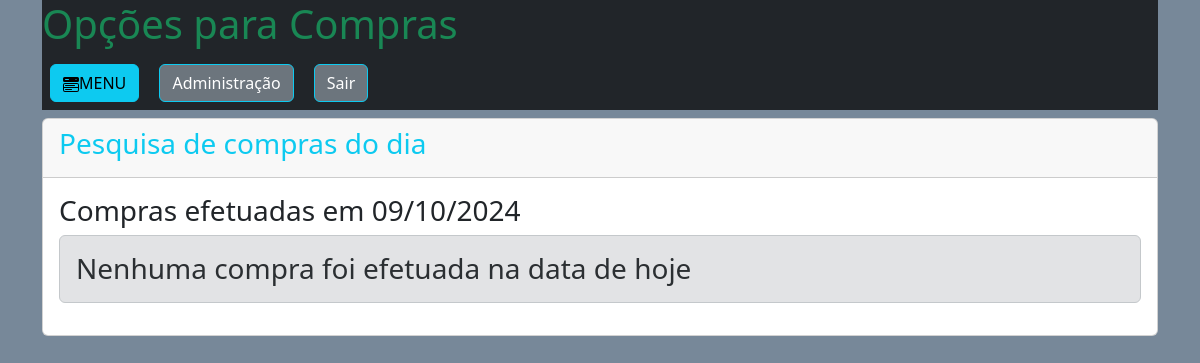
Before: /administrador/compras/compras.php with the older database file.
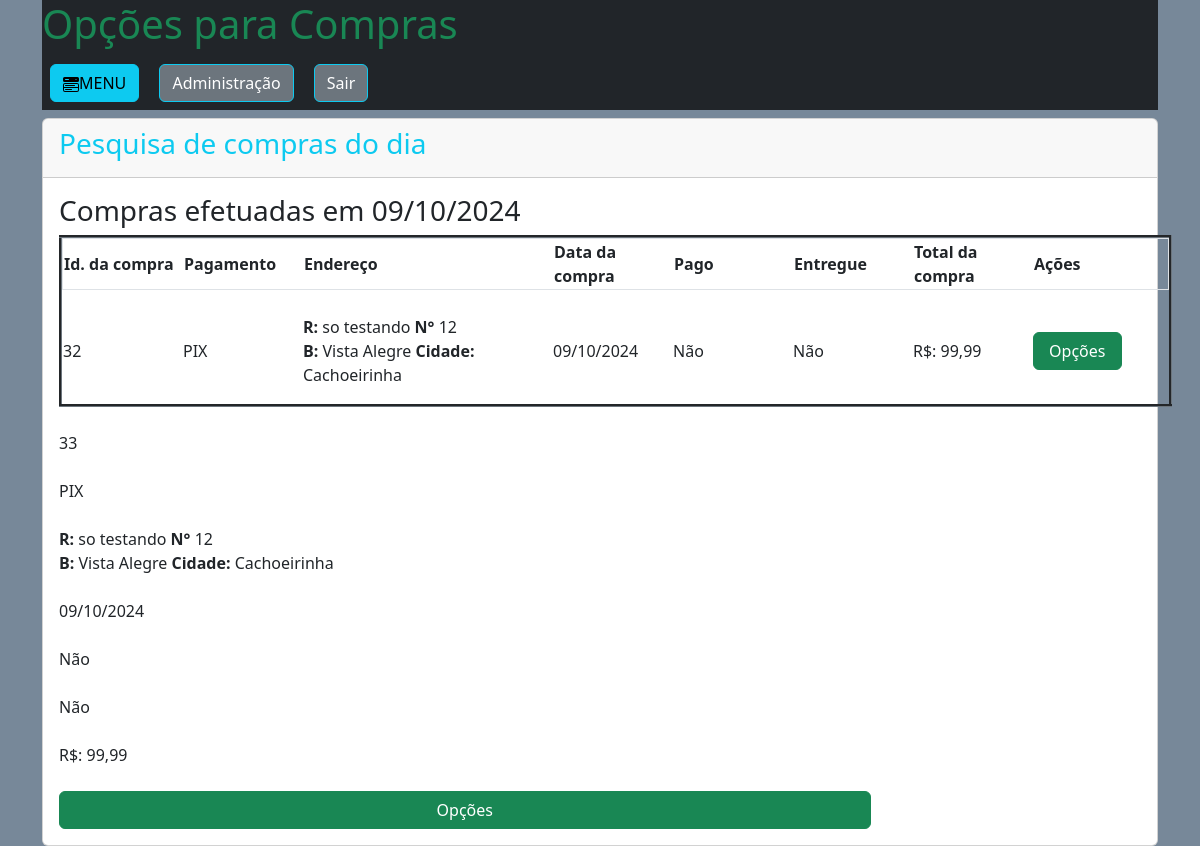
After: the same page with the newer database file.
### tables this page shows
CREATE TABLE `compras` (
  `id_compra` int(11) NOT NULL,
  `id_usuario` int(11) NOT NULL,
  `id_endereco` int(11) NOT NULL,
  `data` datetime NOT NULL,
  `total` double(10,2) NOT NULL,
  `autorizado` int(1) NOT NULL,
  `entregue` int(1) NOT NULL,
  `pagamento` varchar(30) NOT NULL,
  `parcelas` int(3) NOT NULL
);

CREATE TABLE `endereco_usuario` (
  `id_endereco` int(11) NOT NULL,
  `id_usuario` int(11) NOT NULL,
  `CEP` varchar(9) NOT NULL,
  `logradouro` varchar(120) NOT NULL,
  `bairro` varchar(60) NOT NULL,
  `cidade` varchar(60) NOT NULL,
  `UF` varchar(2) NOT NULL,
  `numero` int(6) NOT NULL,
  `complemento` varchar(60) NOT NULL,
  `ponto_referencia` varchar(100) NOT NULL,
  `retirada_com` varchar(100) NOT NULL,
  `telefone_entrega` varchar(15) NOT NULL
);

### administrador/compras/compras.php (the view, shortened to what this page needs)
<?php
require_once '../../database.php';
?>
<!doctype html>
<html lang="pt-br">
  <head>
    <link href="https://cdn.jsdelivr.net/npm/bootstrap@5.3.3/dist/css/bootstrap.min.css" rel="stylesheet">
	<link rel="stylesheet" href="../../css/modal.css">
</head>
  <body style="background: #778899">
  <div class="container">
				<div class="bg-dark"><h1 class="text-success">
				</h1>
				<button type="button" class="btn btn-info m-2" data-toggle="modal" data-target="#exampleModal">
			MENU
				</button>
				<a class="btn btn-secondary border-info m-2" href="../menu_admin.php">Administração</a>
				<a href="../../sair.php" class="btn btn-secondary border-info m-2">Sair</a>
				</div>
	<div class="card mt-2">
            <div class="card-header">
                <h3 class="text-info">Pesquisa de compras do dia</h3>
            </div>
            <div class="card-body">
                <?php
                    $dia = date("Y-m-d");
                    echo '<h3>Compras efetuadas em '. date_format(new DateTime($dia),"d/m/Y").'</h3>';
                    $sql = "SELECT * FROM compras WHERE data >= DATE('".$dia."')";
                    $consulta = $conexao->query($sql);
                    $dados = $consulta->fetchALL(PDO::FETCH_ASSOC);
                    if(empty($dados)){
                        echo '<h3 class="alert alert-secondary">Nenhuma compra foi efetuada na data de hoje</h3>';
                    }else{
                        echo '<table  align="center" border="3" class="border-secondary" style="table-layout: fixed;width:1113px">';
                        echo '<thead style="display: block;position: relative;" class="border">';
                        echo '<tr>';
                        echo '  <th width=120>Id. da compra</th>
                        <th width=120>Pagamento</th>
                        <th width=250>Endereço</th>
                        <th width=120>Data da compra</th>
                        <th width=120>Pago</th>
                        <th width=120>Entregue</th>
                        <th width=120>Total da compra</th>
                        <th width=120>Ações</th>';
                        echo '</tr>';
                        echo '</thead>';
                        echo '<tbody style="display: block;  overflow: auto;width: 100%;max-height: 400px;overflow-y: scroll;overflow-x: hidden;">';
                    foreach ($dados as $d){
                        $id_compra = $d['id_compra'];
                                $id_endereco = $d['id_endereco'];
				$sqlend = "SELECT * FROM endereco_usuario WHERE id_endereco = '".$id_endereco."'";
				$consultaend = $conexao->query($sqlend);
				$dados_end = $consultaend->fetch(PDO::FETCH_ASSOC);
				$endereco = '<strong>R:</strong> '.$dados_end['logradouro'].' <strong>N°</strong> '.$dados_end['numero'].'<br><strong>B: </strong>'.$dados_end['bairro'].' <strong>Cidade:</strong> '.$dados_end['cidade'].'';
                                $autorizado= $d['autorizado'];
				if($autorizado == 0){ $pago = 'Não';
                                    }else{
                                            $pago = 'Sim';
                                    }
                                $entregue=$d['entregue'];
                                    if($entregue == 0){ $ent = 'Não';
                                    }else{
                                            $ent = 'Sim';
                                    }
                       echo '<tr style="height: 60px">
                            <td width=120><P class="mt-4">'.$d['id_compra'].'</P></td>
                            <td width=120><P class="mt-4">'.$d['pagamento'].'</P></td>
                            <td width=250><P class="mt-4">'.$endereco.'</P></td>
                            <td width=120><P class="mt-4">'.date_format(new DateTime($d['data']),"d/m/Y").'</P></td>
                            <td width=120><P class="mt-4">'.$pago.'</P></td>
                            <td width=120><P class="mt-4">'.$ent.'</P></td>
                            <td width=120><P class="mt-4"> R$: '.number_format($d['total'],2,',','.').'</P></td>
                            <td width=120><a class="btn btn-success w-75 mt-2" href="?opcoes_compra='.$id_compra.'">Opções</a></td></tr></tbody></table>';
                    }
                    }
                ?>
            </div>
            </div>

Changed rows visible on the page:
added compras: id_compra "32", pagamento "PIX", id_endereco.logradouro "so testando", id_endereco.numero "12", id_endereco.bairro "Vista Alegre", id_endereco.cidade "Cachoeirinha", data "09/10/2024", autorizado "Não", entregue "Não", total "99,99"
added compras: id_compra "33", pagamento "PIX", id_endereco.logradouro "so testando", id_endereco.numero "12", id_endereco.bairro "Vista Alegre", id_endereco.cidade "Cachoeirinha", data "09/10/2024", autorizado "Não", entregue "Não", total "99,99"
Other visible differences:
text no longer shown: "Nenhuma compra foi efetuada na data de hoje"
text now shown: "Id. da compra Pagamento Endereço Data da compra Pago Entregue Total da compra Ações"
